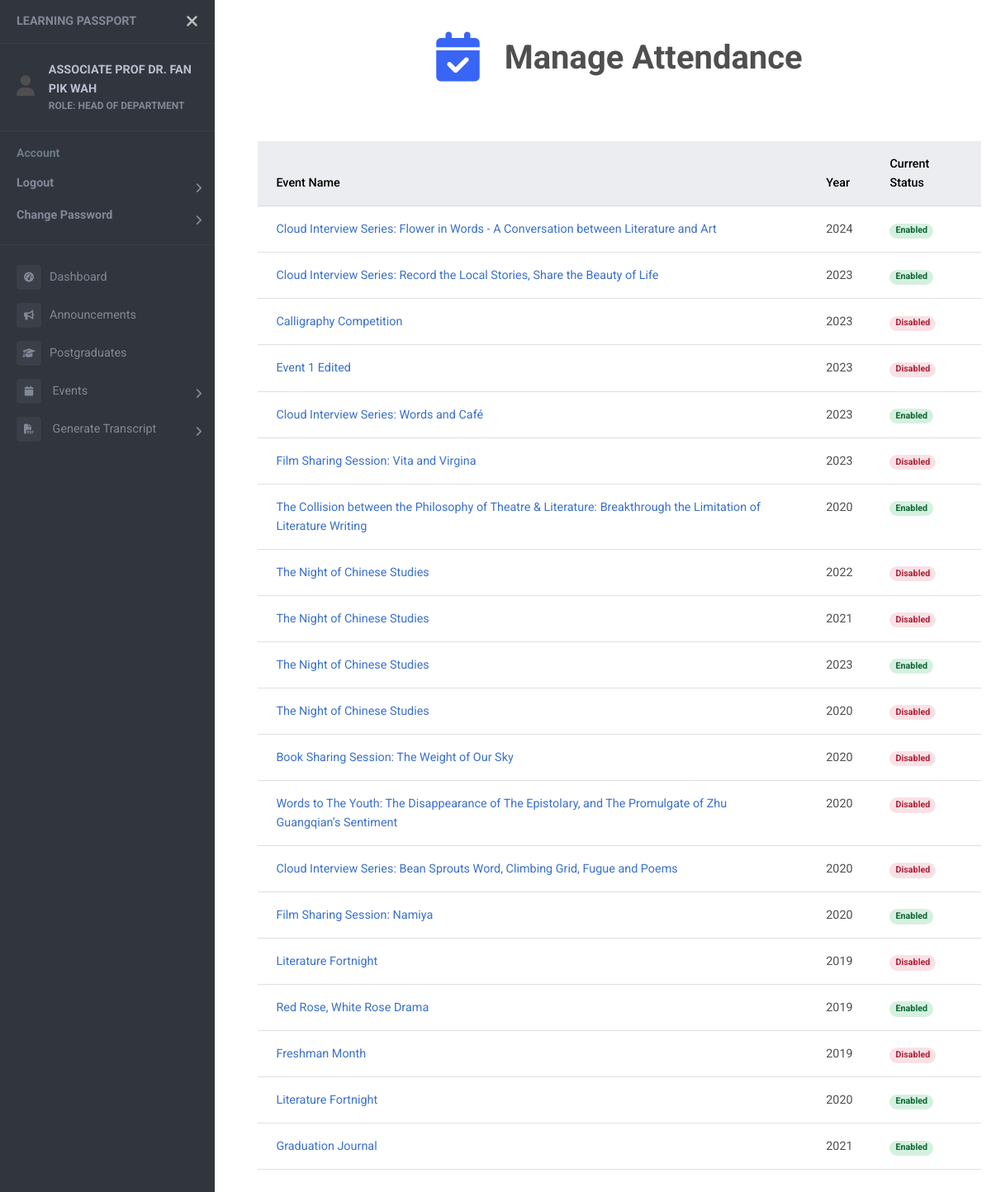
Screenshot of /events/attendance (signed in) with the database file from the repository.
### users/models.py (models this page shows)
class User(AbstractUser):
    objects = UserManager()
    email = models.EmailField('email adress', unique=True)
    USERNAME_FIELD = 'email'
    REQUIRED_FIELDS = []
    first_name = None
    last_name = None
    username = None
    full_name = models.CharField(max_length=50, null=True)
    name_chi = models.CharField(max_length=50, null=True)
    password = models.CharField(max_length=128)
    last_login = models.DateTimeField(auto_now=True)
    ROLES = (
        ("SUPER ADMIN", "SUPER ADMIN"),
        ("ADMIN", "ADMIN"),
        ("HEAD OF DEPARTMENT", "HEAD OF DEPARTMENT"),
        ("LECTURER", "LECTURER"),
        ("STUDENT", "STUDENT"),
    )
    role = models.CharField(max_length=20, choices=ROLES, default="STUDENT")
    is_active = models.BooleanField(default=True)
    contact = models.CharField(max_length=20, null=True)
    address = models.CharField(max_length=100, null=True)
    date_inactive = models.DateField(null=True)

### events/models.py (models this page shows)
class Events(models.Model):
    c_name = models.CharField(max_length=50, null=True)
    e_name = models.CharField(max_length=50)
    TYPE = (
        (1, 'Seminar/Talk'),
        (2, 'Conference'),
        (3, 'Proposal Defense'),
        (4, 'Candidature Defense'),
        (5, 'Welcome Week/Month'),
        (6, 'Chinese Studies Night'),
        (7, 'Workshop'),
        (8, 'Others'),
    )
    type = models.SmallIntegerField(choices=TYPE, null=True)
    start = models.DateTimeField(null=True)
    end = models.DateTimeField(null=True)
    year = models.IntegerField()
    venue = models.CharField(max_length=100, null=True)
    desc = models.CharField(max_length=200, null=True)
    internal = models.BooleanField()
    speaker = models.CharField(max_length=50, null=True)
    attendance = models.BooleanField(null=True)
    enable_attendance = models.BooleanField(null=True)
    file = models.FileField(upload_to='event_com/', null=True)
    filename = models.CharField(max_length=100, null=True)
    file_by = models.ForeignKey(Student, on_delete=models.SET_NULL, null=True)
    status = models.BooleanField(null=True)
    poster = models.FileField(upload_to='event_poster/', null=True)

### events/views.py (the view, shortened to what this page needs)
# urls.py: path('events/attendance', views.takeAttendanceView, name="attendance"),
@login_required
def takeAttendanceView (request):
    if request.user.role in 'STUDENT':
        events = list()
        student = Student.objects.get(user=request.user.id)
        parts = Event_Participants.objects.filter(student=student, registered=1)
        reg_events = list()
        for part in parts:
            start_time = part.event.start if part.event.start else None
            end_time = part.event.end if part.event.end else None
            print("Start: ", start_time)
            print("End: ", end_time)
            print("Now: ", current_time)
            if part.event.enable_attendance==1:
                events.append(part)
            elif start_time and end_time :
                if start_time.replace(tzinfo=None) <= current_time.replace(tzinfo=None) <= end_time.replace(tzinfo=None) and part.event.attendance==1:
                    events.append(part)
                else:
                    reg_events.append(part)
            else:
                    reg_events.append(part)
        print(events)
        context = {
            "events": events,
            "reg_events": reg_events,
            "page_name": "Registered Event",
            "icon": "fa-solid fa-calendar-check fa-xl"
        }
    elif request.user.role in 'SUPER ADMIN LECTURER HEAD OF DEPARTMENT':
        all_event = Events.objects.order_by("-start")
        att_event = list()
        for event in all_event:
            start = event.start if event.start else None
            end = event.end if event.end else None
            if event.enable_attendance == 1:
                att_event.append(event)
            elif start and end and event.attendance==1:
                if start <= current_time <= end:
                    print("Start: ", start)
                    print("End: ", end)
                    print("Current: ", current_time)
                    att_event.append(event)
        context = {
            "all_event": all_event,
            "att_event": att_event,
            "page_name": "Manage Attendance",
            "icon": "fa-solid fa-calendar-check fa-xl"
        }
    return render (request, "attendance.html", context)

### templates/attendance.html (shortened to what this page needs)
<!DOCTYPE html>
{% extends "sidebar.html" %}
{% block content %}
{% load static %}
<head>
  <link rel="stylesheet" href="{% static 'css/event_list.css' %}">
</head>
<br />
<div class="container container-fluid">
{% if request.user.role in 'STUDENT' %}
{% for part in events %}
<br />
<div class="card">
  <a href="{% url 'event-detail' part.event.id %}">
    <div class="card-header">
      <strong>{% if part.event.c_name %}{{part.event.c_name}} <br> {% endif %} {{part.event.e_name}}</strong>
    </div>
  </a>
  <div class="card-body">
    Date: {{part.event.start.date}} <br />
    Venue: {{part.event.venue}}
  </div>
  {% if part.attendance != 1 %}
  <form method="POST">
    {% csrf_token %}
    <div class="card-footer">
      <input id="event_id" name="event_id" value="{{part.event.id}}" hidden />
      <button type="submit" class="btn btn-primary" name="attendance"
        onclick='return confirm("Confirm to take attendance for {{part.event.e_name}}?")'>
        Take Attendance
      </button>
    </div>
  </form>
  {% elif part.attendance == 1 %}
  <div class="card-footer">
    <input id="event_id" name="event_id" value="{{part.event.id}}" hidden />
    <button type="button" class="btn btn-primary" name="attendance" disabled>
      Attendance Submitted
    </button>
  </div>
  {% endif %}
</div>
{% endfor %}
{% for part in reg_events %}
<br />
<div class="card">
  <a href="{% url 'event-detail' part.event.id %}">
    <div class="card-header">
      <strong>{% if part.event.c_name %}{{part.event.c_name}}<br>{% endif %} {{part.event.e_name}}</strong>
    </div>
  </a>
  <div class="card-body">
    Date: {{part.event.start.date}} <br />
    Venue: {{part.event.venue}}
  </div>
  <div class="card-footer">
    {% if part.attendance == 1 %}
    <button type="button" class="btn btn-primary" name="attendance" disabled>
      Attendance Submitted
    </button>
    {% else %}
    {% if part.event.attendance == 1 %}
    <button type="button" class="btn btn-primary" name="attendance" disabled>
      Take Attendance
    </button>
    {% else %}
    <button type="button" class="btn btn-primary" name="attendance" disabled>
      Attendance Disabled
    </button>
    {% endif %}
    {% endif %}
  </div>
</div>
{% endfor %}
</div>
<br>
{% elif request.user.role in 'SUPER ADMIN LECTURER HEAD OF DEPARTMENT' %}
<form method="POST">
  <table class="table table-responsive">
    <thead class="table-secondary">
      <tr>
        <th>Event Name</th>
        <th>Year</th>
        <th>Current Status</th>
      </tr>
    </thead>
    <tbody>
      {% for event in all_event %}
      <tr>
        <td><a href="{% url 'admin-attendance' event.id %}">{{event.e_name}}</a></td>
        <td>{{event.year}}</td>
        <td>
          {% if event in att_event %}
          <span class="badge rounded-pill badge-success">Enabled</span>
          {% else %}
          <span class="badge rounded-pill badge-danger">Disabled</span>
          {% endif %}
        </td>
      </tr>
      {% endfor %}
    </tbody>
  </table>
  <br>
</form>
{% endif %}
{% endblock %}

### templates/sidebar.html (shortened to what this page needs)
<!DOCTYPE html>
<html>
<head>
    {% load static %}
    <link rel="stylesheet" href="https://cdnjs.cloudflare.com/ajax/libs/font-awesome/6.4.2/css/all.min.css">
    <link rel="stylesheet" href="{% static 'css/event_list.css' %}">
    <link href="https://cdnjs.cloudflare.com/ajax/libs/mdb-ui-kit/6.4.1/mdb.min.css" rel="stylesheet" />
    <link href="https://fonts.cdnfonts.com/css/mona-sans" rel="stylesheet">
    <link rel="stylesheet" href="{% static 'css/sidebar.css' %}">
</head>
<body>
    <div class="page-wrapper chiller-theme toggled">
        <nav id="sidebar" class="sidebar-wrapper">
            <div class="sidebar-content">
                <div class="sidebar-brand">
                    <a href="#">Learning Passport</a>
                    <div id="close-sidebar">
                        <i class="fas fa-times"></i>
                    </div>
                </div>
                {% if request.user.is_authenticated %}
                    <div class="sidebar-header">
                        <div style="display: flex; vertical-align: middle; align-items: center;">
                            <div>
                                <i class="fa fa-user" style="font-size:25px"></i>
                            </div>
                            <div class="user-info">
                                <span class="user-name">
                                    <strong>{{ request.user.full_name }}</strong>
                                </span>
                                <span class="user-role">
                                    <strong>ROLE: {{ request.user.get_role_display }}</strong>
                                </span>
                            </div>
                        </div>
                    </div>
                {% endif %}
                <div class="sidebar-menu">
                    <ul>
                        <li class="header-menu">
                            <span>Account</span>
                            <ul id="userAction">
                                {% if request.user.is_authenticated %}
                                    <li class="sidebar-dropdown">
                                        <a href="{% url 'logout' %}"><strong>Logout</strong></a>
                                    </li>
                                    <li class="sidebar-dropdown">
                                        <a href="{% url 'change-password' %}"><strong>Change Password</strong></a>
                                    </li>
                                    <hr>
                                {% else %}
                                    <li class="sidebar-dropdown">
                                        <a href="{% url 'login' %}"><strong>Login</strong></a>
                                    </li>
                                {% endif %}
                            </ul>
                        </li>
                        {% if request.user.is_authenticated %}
                            <li class="sidebar-item">
                                <a href="{% url 'dashboard' %}"><i class="fa-solid fa-tachometer-alt"></i>Dashboard</a>
                            </li>
                            <li class="sidebar-item">
                                <a href="{% url 'announcements' %}"><i class="fa-solid fa-bullhorn"></i>Announcements</a>
                            </li>
                            {% if not 'STUDENT' in request.user.role %}
                                <li class="sidebar-item">
                                    <a href="{% url 'postgrad' %}"><i class="fa-solid fa-graduation-cap"></i>Postgraduates</a>
                                </li>
                            {% endif %}
                            <li class="sidebar-dropdown">
                                <a href="#">
                                    <i class="fa fa-calendar"></i>
                                    <span>Events</span>
                                </a>
                            </li>
                            {% if request.user.role in "SUPER ADMIN LECTURER HEAD OF DEPARTMENT" %}
                            <li class="sidebar-dropdown">
                                <a href="#">
                                    <i class="fa-solid fa-file-pdf"></i></i>
                                    <span>Generate Transcript</span>
                                </a>
                            </li>
                            {% endif %}
                    </ul>
                    {% endif %}
                </div>
            </div>
        </nav>
        <main class="page-content">
            <br>
            {% if page_name or icon %}
            <div class="container-fluid header">
                <br>
                <h1><strong><center>
                    <i class="{{icon}}"></i>
                    {{page_name}}
                </center></strong></h1>
                <br><br>
            </div>
            {% endif %}
            <div class="container-fluid" style="overflow-x: auto;">
                {% block content %}{% endblock %}
            </div>
        </main>
    </div>
</body>
</html>

### rows the page displays
User: user.full_name "ASSOCIATE PROF DR. FAN PIK WAH", user.role "HEAD OF DEPARTMENT"
Events: e_name "Cloud Interview Series: Flower in Words - A Conversation between Literature and Art", year "2024", shows "Enabled"
Events: e_name "Cloud Interview Series: Record the Local Stories, Share the Beauty of Life", year "2023", shows "Enabled"
Events: e_name "Calligraphy Competition", year "2023", shows "Disabled"
Events: e_name "Event 1 Edited", year "2023", shows "Disabled"
Events: e_name "Cloud Interview Series: Words and Café", year "2023", shows "Enabled"
Events: e_name "Film Sharing Session: Vita and Virgina", year "2023", shows "Disabled"
Events: e_name "The Collision between the Philosophy of Theatre & Literature: Breakthrough the Limitation of Literature Writing", year "2020", shows "Enabled"
Events: e_name "The Night of Chinese Studies", year "2022", shows "Disabled"
Events: e_name "The Night of Chinese Studies", year "2021", shows "Disabled"
Events: e_name "The Night of Chinese Studies", year "2023", shows "Enabled"
Events: e_name "The Night of Chinese Studies", year "2020", shows "Disabled"
Events: e_name "Book Sharing Session: The Weight of Our Sky", year "2020", shows "Disabled"
Events: e_name "Words to The Youth: The Disappearance of The Epistolary, and The Promulgate of Zhu Guangqian’s Sentiment", year "2020", shows "Disabled"
Events: e_name "Cloud Interview Series: Bean Sprouts Word, Climbing Grid, Fugue and Poems", year "2020", shows "Disabled"
Events: e_name "Film Sharing Session: Namiya", year "2020", shows "Enabled"
Events: e_name "Literature Fortnight", year "2019", shows "Disabled"
Events: e_name "Red Rose, White Rose Drama", year "2019", shows "Enabled"
Events: e_name "Freshman Month", year "2019", shows "Disabled"
Events: e_name "Literature Fortnight", year "2020", shows "Enabled"
Events: e_name "Graduation Journal", year "2021", shows "Enabled"

### other values shown
{{ page_name }} "Manage Attendance"
